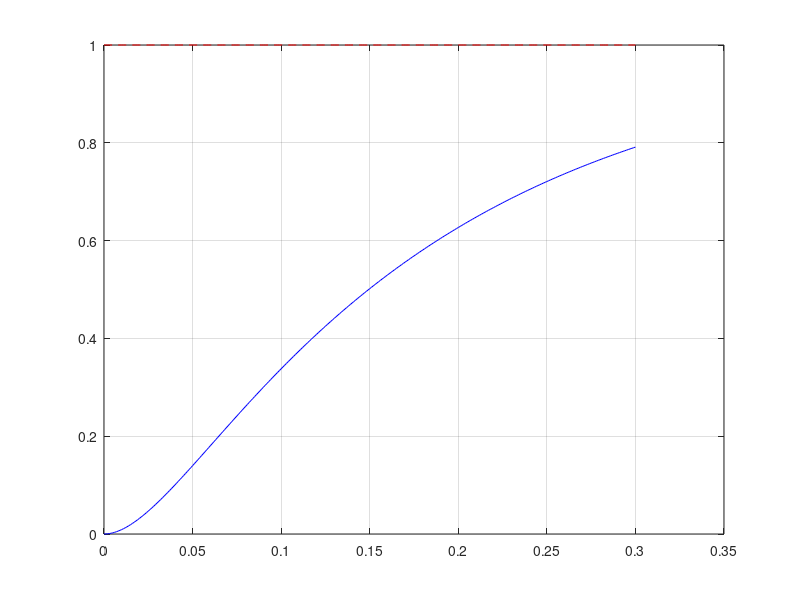

The MATLAB script that drew this image:
Kp=input("Proportional Gain(Kp)=");
K=1;
Tconst=0.024;
omegan=sqrt(Kp*K/Tconst);
cheta=1/(2*Tconst*omegan);
omegad=sqrt(1-cheta^2)*omegan;
t=[0:0.001:0.3];
for i=1:1:301,
    r(i)=1;
    x(i)=1-exp(-cheta*omegan*t(i))*(cos(omegad*t(i))+cheta*sin(omegad*t(i))/sqrt(1-cheta^2));
end
plot(t,x,'b',t,r,'--r')
grid on
